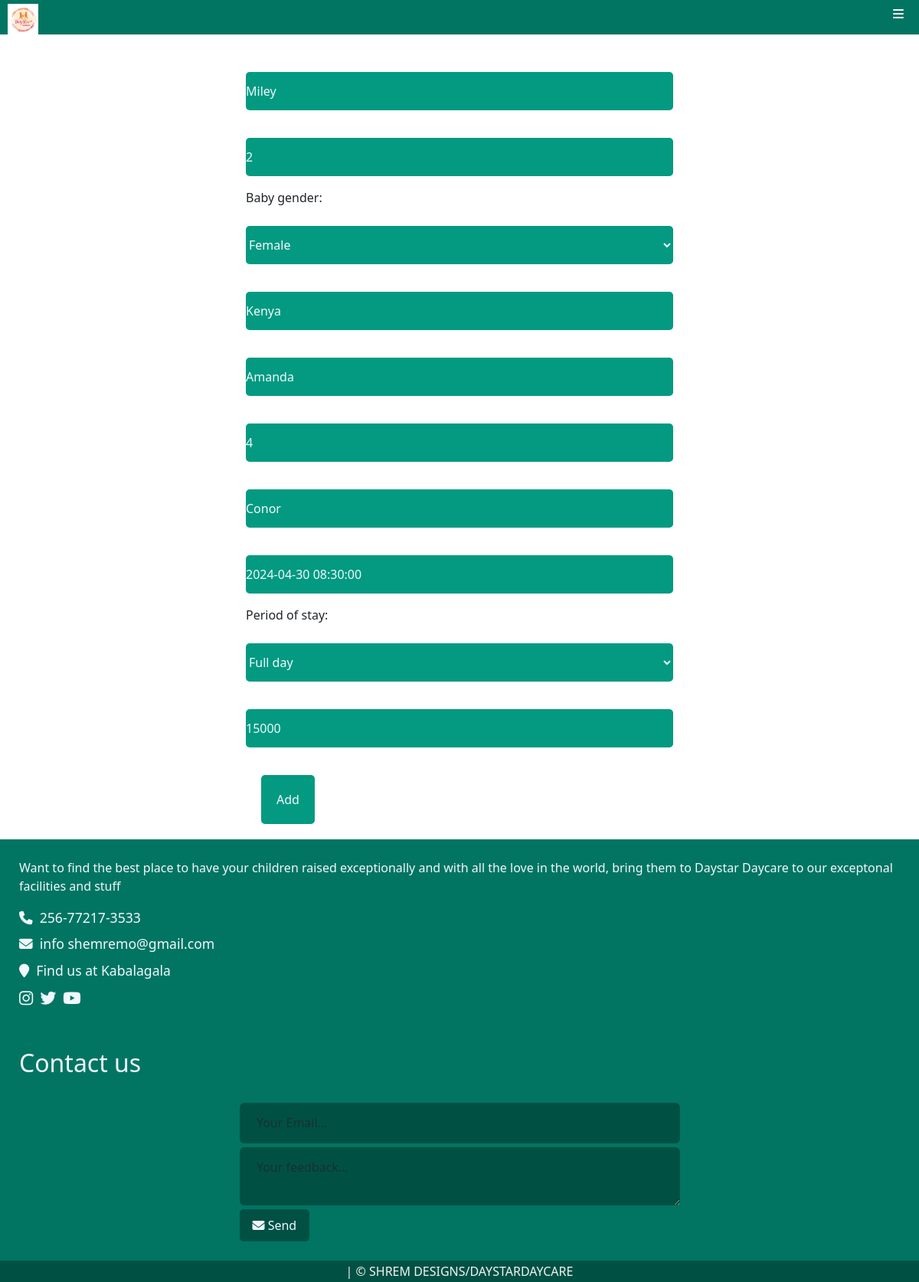
/editbabyview/4/ (signed in), run on an earlier commit of the app's database.
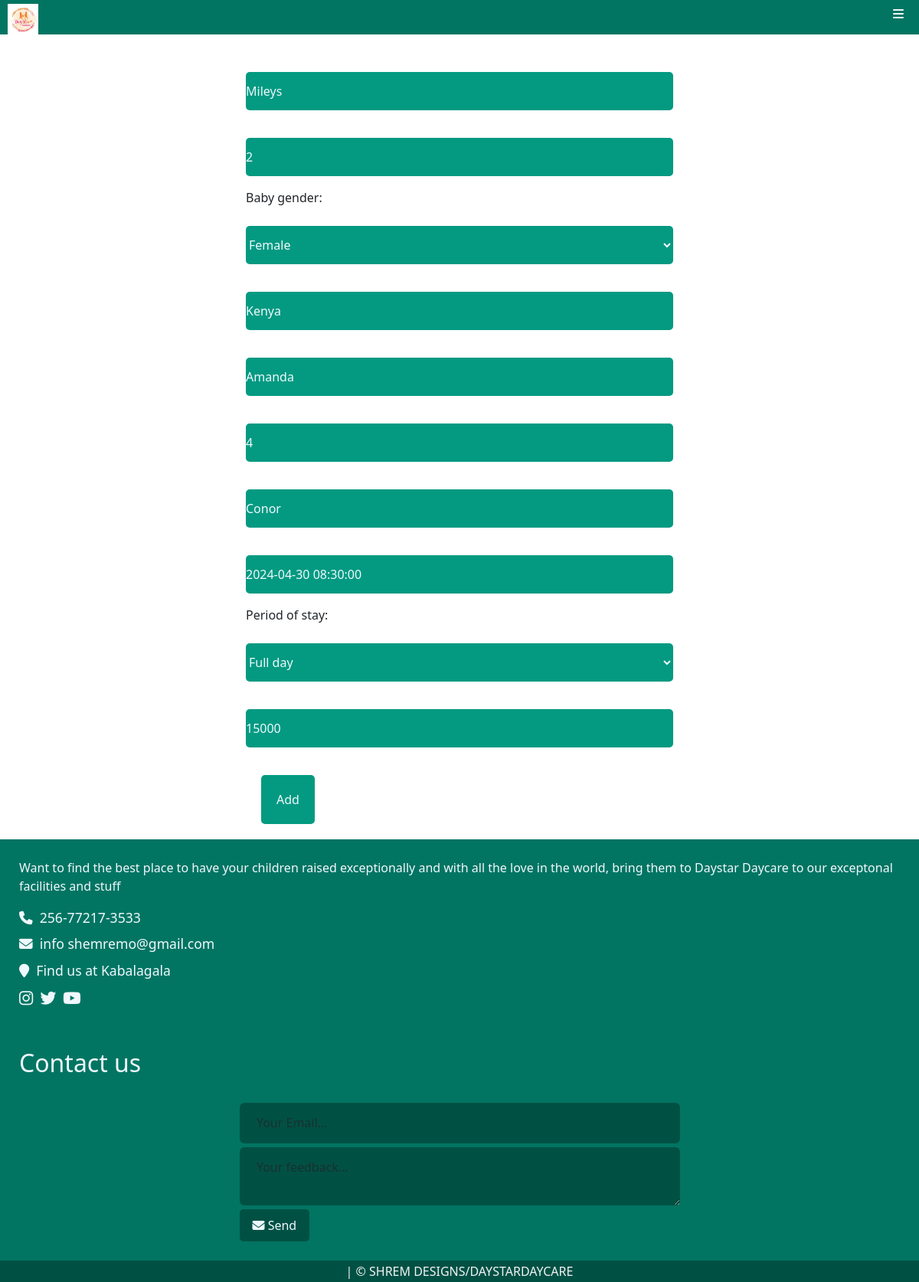
And on a later commit of the database.
### Daystarapp/models.py (models this page shows, shortened)
class Babiesreg(models.Model):
    GENDER_CHOICES = [
        ('male', 'Male'),
        ('female', 'Female'),
    ]
    STAY_CHOICES = [
        ('fullday', 'Full day'),
        ('halfday', 'Half day'),
        ('monthly', 'Monthly'),
    ]
    babyname = models.CharField(max_length=100, null=True, blank=True)
    babyage = models.IntegerField(null=True, blank=True)
    baby_gender = models.CharField(max_length=100, null=True, blank=True, choices= GENDER_CHOICES)
    babyloc = models.CharField(max_length=100, null=True, blank=True)
    babyparent = models.CharField(max_length=100, null=True, blank=True)
    babyno = models.IntegerField(null=True, blank=True)
    dropper = models.CharField(max_length=100, null=True, blank=True)
    timein = models.DateTimeField(null=True, blank=True)
    period_of_stay = models.CharField(max_length=10,null=True, blank=True, choices=STAY_CHOICES)
    babypay = models.IntegerField( null=True, blank=True)

### Daystarapp/views.py (the view)
# urls.py: path('editbabyview/<int:id>/', views.editbabyview, name='editbabyview'),
@login_required(login_url='index')
def editbabyview(request, id):
    babys = Babiesreg.objects.get(id=id)
    if request.method == 'POST':
        babyform = AddbabyForm(request.POST, instance = babys)
        if babyform.is_valid():
            babyform.save()
            return redirect('babyview')
        else:
            messages.error(request, "FORM HAS SOME INVALID INFO!!!")
    else:
        babyform = AddbabyForm(instance = babys)
        return render(request, 'Daystarapp/babiesreg.html', {'newbabyform': babyform})

### Daystarapp/templates/Daystarapp/babiesreg.html (shortened to what this page needs)
{% extends 'Daystarapp/base.html' %}
{% load crispy_forms_tags %}
{% load static %}
{% load bootstrap5 %}
{% block content%}
<br>
<div class="container" style="min-height: 400px;">
    <form method="post" >
        {{ newbabyform.as_p }}
        <button type="submit" class="btn btn-primary">Add</button>
    </form>
</div>
{% endblock %}

What changed in the data, as far as the page shows it:
changed Babiesreg "Female": babyname "Miley" → "Mileys"
